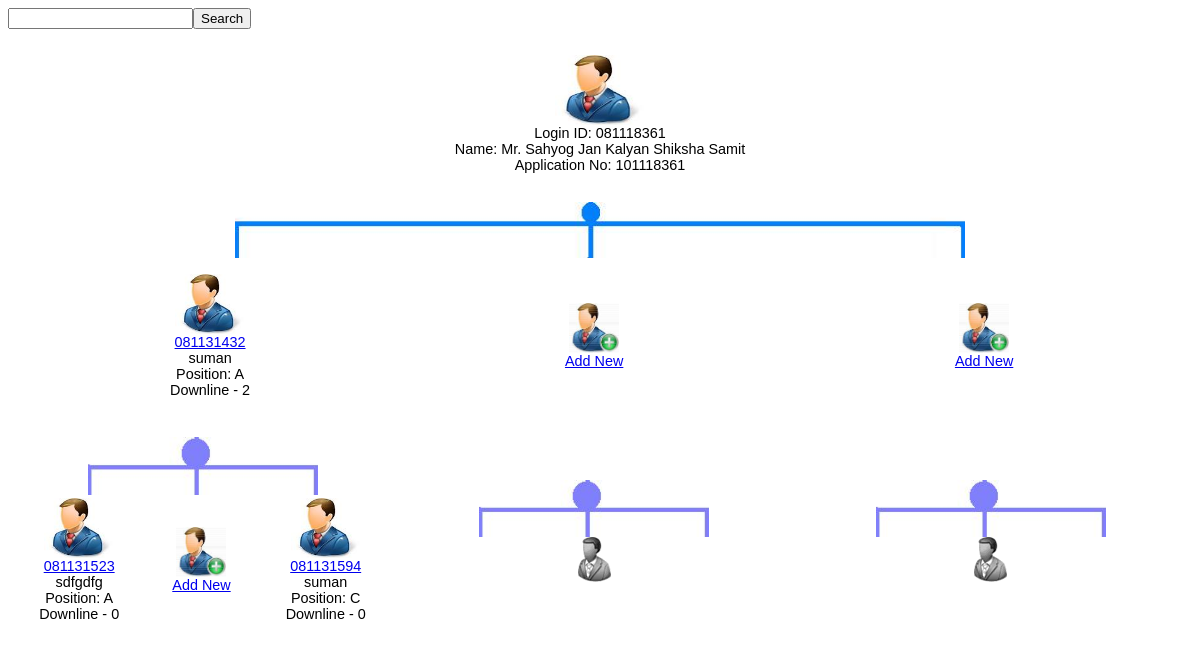
The page /includes/code.txt.php?sno=10001 on the database its author committed.
### tables this page shows
CREATE TABLE `user_info` (
  `s_id` varchar(15) NOT NULL,
  `form_type` varchar(6) NOT NULL,
  `m_name` varchar(35) NOT NULL,
  `pname` varchar(35) NOT NULL,
  `m_dob` date NOT NULL,
  `m_status` varchar(10) NOT NULL,
  `nationality` varchar(10) NOT NULL,
  `address` varchar(65) NOT NULL,
  `mailing_address` varchar(65) NOT NULL,
  `city` varchar(20) NOT NULL,
  `state` varchar(20) NOT NULL,
  `pincode` varchar(10) NOT NULL,
  `mobile_no` varchar(20) NOT NULL default '',
  `mobile_network` varchar(10) NOT NULL,
  `phone_office` varchar(12) NOT NULL,
  `email` varchar(30) NOT NULL,
  `picture` varchar(200) default NULL,
  `dispatch_mode` varchar(10) NOT NULL,
  `n_name` varchar(35) NOT NULL,
  `n_relation` varchar(30) NOT NULL,
  `n_address` varchar(65) NOT NULL,
  `n_dob` date NOT NULL,
  `bank_name` varchar(35) NOT NULL,
  `acc_no` varchar(14) NOT NULL,
  `bank_branch` varchar(20) NOT NULL,
  `pan_no` varchar(10) NOT NULL,
  `ifsc_code` varchar(10) NOT NULL,
  `login_id` varchar(15) NOT NULL,
  `login_pass` varchar(15) NOT NULL default '',
  `hint` varchar(50) NOT NULL,
  `hint_ans` varchar(75) NOT NULL,
  `app_no` varchar(15) NOT NULL,
  `status` varchar(20) default 'Deactive',
  `creation_time` varchar(20) default NULL,
  `donate_care` varchar(20) default NULL,
  `pos_id` int(10) default NULL,
  `tree_id` int(10) default NULL,
  PRIMARY KEY  (`login_id`)
);

### includes/code.txt.php (the view, shortened to what this page needs)
 <div id="content" class="box">
 <?php
echo "<form method=\"POST\" action=\"\"><input type=\"text\" name=\"search_id\">" ;
echo "</Select><input type=\"submit\" name=\"submit\" value=\"Search\"/> </form>";
 ?>
<?php
if(isset($_REQUEST["submit"]))
{
	  $search_id=$_REQUEST['search_id'];
	  $result= getSearchId($search_id,$login_id);
	  if ($result=="Yes")
	  {
	  GenerateTree($search_id);
	  }
	  else
	  {
	  echo "Sorry This search member id not under your tree";
	  }
}
else
{
    if(isset($_REQUEST['sno']))
    {
    $id_query  = "SELECT login_id FROM pin_no where sno='".$_GET["sno"]."'";
	$id_result = mysql_query($id_query);
	$id_row=mysql_fetch_array($id_result);
	$login_id=$id_row["login_id"];
	}
	GenerateTree($login_id);
}
?>
</div>
<?php
function GenerateTree($memberid)
{
	$l1="<br/><img src='icon.gif' width='33' height='45' alt='No Record' longdesc='#' />";
	$l2="<br/><img src='icon.gif' width='33' height='45' alt='No Record' longdesc='#' />";
	$l3="<br/><img src='icon.gif' width='33' height='45' alt='No Record' longdesc='#' />";
	$query = "SELECT * FROM user_info where s_id='".$memberid."' and status='Active' order by form_type";
	$result = mysql_query($query);
	while ($row = mysql_fetch_array($result, MYSQL_BOTH))
	{
   	    if($row["form_type"]=="A")
		{$l1=getDownline($row["login_id"]);}
	}
	echo "<table border='0' class='mainTable' cellspacing='0' cellpadding='10' style='width:100%'>\n";
	echo "<tr><td colspan='3' style='text-align:center;color:#000000;'><img  width='90' height='70' src=\"img/member.jpg\"/><br/>Login ID: ".$memberid.getInfo($memberid)."<br />"."</td></tr>";
    echo "</table>"	;
	echo "<table border='0' class='mainTable' style='width:100%'><tr><td><img width='730' src=\"img/tree.jpg\"/></td></tr></table>";
	echo "<table border='0' class='mainTable' cellspacing='0' cellpadding='10' style='width:100%'>\n";
	echo "<tr><td colspan='3' style='color:#000000;'>".getDownline($memberid)."</td></tr>";
	echo "</table>";
	echo "<table border='0' class='mainTable' cellspacing='0' cellpadding='10' style='width:100%'>\n";
	echo "<tr><td style='width:33%;color:#000000;'><br/><img width='230' src=\"img/line2.jpg\"/>".$l1."</td><td style='width:33%;color:#000000;'><br/><img width='230' src=\"img/line2.jpg\"/>".$l2."</td><td style='width:34%;color:#000000;'><br/><img width='230' src=\"img/line2.jpg\"/>".$l3."</td></tr>";
	echo "</table>\n";
}
function getDownline($memberid){
$sub_menu_id=$_GET['SM_id'];
$menu_id=$_GET['menu_id'];
$pagetitle=$_GET['nev'];
$paremeter="?nev=".$pagetitle."&menu_id=".$menu_id."&SM_id=".$sub_menu_id;
	$query = "SELECT * FROM user_info where s_id='".$memberid."' and status='Active' order by form_type";
	$result = mysql_query($query);
	$final = "<table border='0' style='width:100%;' class='internalTable' cellspacing='0' cellpadding='3'>\n";
	$final .= "<tr>";
	$x=0;
	$linkB="<br/><a href=\"includes/add_form.php?mother_id=$memberid&line=B\" onclick=\"return GB_showCenter('Add New Member', this.href,400,600)\">Add New</a>";
	$linkC="<br/><a href=\"includes/add_form.php?mother_id=$memberid&line=C\" onclick=\"return GB_showCenter('Add New Member', this.href,400,600)\">Add New</a>";
	while ($row = mysql_fetch_array($result, MYSQL_BOTH))
	{
		$x++;
	$sno_query = "SELECT sno FROM pin_no where login_id='".$row["login_id"]."' and status='Used'";
	$sno_result = mysql_query($sno_query);
	$sno_row=mysql_fetch_array($sno_result);
		if($row["form_type"]=="A" && $x==1)
		{
		$final .= "<td style='width:33%; /*background-color:#FFFFEC;*/' title='".getToolTip($row["login_id"])."'>
		<img  width='70' height='60' src=\"img/member.jpg\"/><br/>
		<a href='$paremeter&sno=".$sno_row["sno"]."'>".$row["login_id"]."</a><br />".$row["m_name"]."
		<br />Position: ".$row["form_type"]."<br />
		Downline - ".getCount($row["login_id"]).$_SESSION['s']."
		</td>";
		}
		if($row["form_type"]=="C" && $x==2)
		{
		$final .= "<td style='width:33%'><img src='img/memberadd.jpg' width='50' height='50' alt='No Record' longdesc='#' />$linkB</td>
		<td style='width:34%; /*background-color:#FFF2F9;*/' title='".getToolTip($row["login_id"])."'>
		<img  width='70' height='60' src=\"img/member.jpg\"/><br/>
		<a href='$paremeter&sno=".$sno_row["sno"]."'>".$row["login_id"]."</a>
		<br />".$row["m_name"]."<br />Position: ".$row["form_type"]."<br />
		Downline - ".getCount($row["login_id"]).$_SESSION['s']."</td>";
		}
		$pre = $row["form_type"];
		$nothing=false;
	}
	if($x==1 && $pre=="A")
	{
	$final .= "<td style='width:33%'><img src='img/memberadd.jpg' width='50' height='50' alt='No Record' longdesc='#' />$linkB</td>
	<td style='width:34%'><img src='img/memberadd.jpg' width='50' height='50' alt='No Record' longdesc='#' />$linkC</td>";
	}
	$final .= "</tr>";
	$final .= "</table>\n";
	return $final;
}
function getToolTip($id){
	$query = "SELECT * FROM user_info where login_id='".$id."' and status='Active'";
	$result = mysql_query($query);
	while ($row = mysql_fetch_array($result, MYSQL_BOTH)) {
    	$res = "fade=[off] cssheader=[toolHeader] cssbody=[toolBody] header=[Detail For ID  - ".$id."] body=[".$row["m_name"]."<br />Address:<br />".$row["address"]."]";
	}
	return $res;
}
function getInfo($id){
	$query = "SELECT * FROM user_info where login_id='".$id."' and status='Active'";
	$result = mysql_query($query);
	while ($row = mysql_fetch_array($result, MYSQL_BOTH)) {
    	$res = "<br />Name: ".$row["m_name"]."<br />Application No: ".$row["app_no"]."<br />";
	}
	return $res;
}
function getCount($id){
	$query = "SELECT * FROM user_info where s_id='".$id."' and status='Active'";
	$result = mysql_query($query);
	while ($row = mysql_fetch_array($result, MYSQL_BOTH))
	{
    getCount($row["login_id"]);
	}
	return "";
}
?>

### includes/code.txt.php (style rules this page uses)
.mainTable { border:#666666 0px solid; }
.mainTable td { font-family:Tahoma, Geneva, sans-serif; font-size:.9em; text-align:center; cursor:default; }
.internalTable td { font-family:Tahoma, Geneva, sans-serif; font-size:.9em; border:#666666 0px dotted; text-align:center; cursor:default; }

### rows shown on the page
user_info: m_name "Mr. Sahyog Jan Kalyan Shiksha Samit", app_no "101118361"
user_info: login_id "081131432", m_name "suman", form_type "A", s "2"
user_info: login_id "081131523", m_name "sdfgdfg", form_type "A", s "0"
user_info: login_id "081131594", m_name "suman", form_type "C"

### other values the page prints
$memberid "081118361"
